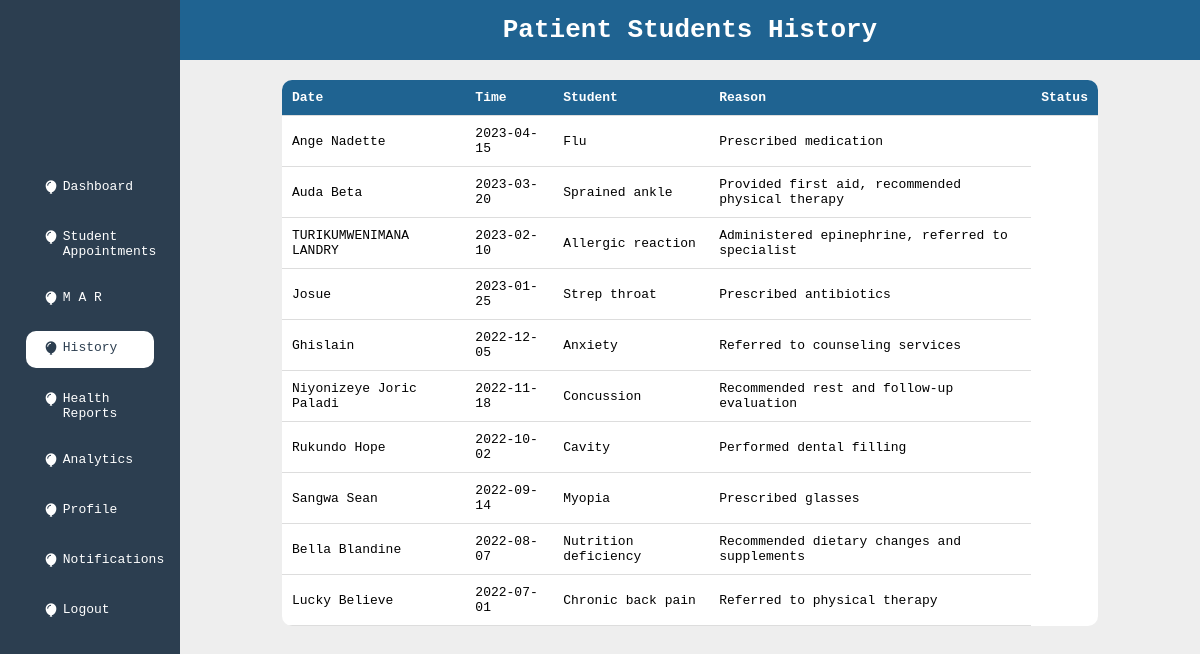
The app's page /Doctors/history.php with its own data.
### tables this page shows
CREATE TABLE `medical_care_history` (
  `id` int(11) NOT NULL,
  `student_id` int(11) NOT NULL,
  `date` date NOT NULL,
  `diagnosis` text NOT NULL,
  `treatment` text NOT NULL
);

CREATE TABLE `students` (
  `id` int(11) NOT NULL,
  `name` varchar(255) NOT NULL,
  `age` int(11) NOT NULL,
  `gender` varchar(20) NOT NULL,
  `email` varchar(255) NOT NULL,
  `password` varchar(255) NOT NULL,
  `academic_year` varchar(50) NOT NULL,
  `parent` varchar(255) NOT NULL,
  `contact` varchar(20) NOT NULL,
  `image` varchar(255) NOT NULL
);

### Doctors/history.php (the view, shortened to what this page needs)
<!DOCTYPE html>
<html lang="en">
<head>
    <link href='https://unpkg.com/boxicons@2.1.4/css/boxicons.min.css' rel='stylesheet'>
</head>
<body>
<aside class="sideMenu">
    <div>
        <a href="./dashboard.php" class="sideLinks">
            <span><i class='bx bxs-balloon'></i></span>
            <span>Dashboard</span>
        </a>
        <a href="./student_appointments.php" class="sideLinks">
            <span><i class='bx bxs-balloon'></i></span>
            <span>Student Appointments</span>
        </a>
        <a href="./medicalAssistance_requests.php" class="sideLinks">
            <span><i class='bx bxs-balloon'></i></span>
            <span>M A R</span>
        </a>
        <a href="./history.php" class="sideLinks sideLinksActive">
            <span><i class='bx bxs-balloon'></i></span>
            <span>History</span>
        </a>
        <a href="./student_health_reports.php" class="sideLinks">
            <span><i class='bx bxs-balloon'></i></span>
            <span>Health Reports</span>
        </a>
        <a href="./analytics.php" class="sideLinks">
            <span><i class='bx bxs-balloon'></i></span>
            <span>Analytics</span>
        </a>
        <a href="./profile.php" class="sideLinks">
            <span><i class='bx bxs-balloon'></i></span>
            <span>Profile</span>
        </a>
        <a href="./notifications.php" class="sideLinks">
            <span><i class='bx bxs-balloon'></i></span>
            <span>Notifications</span>
        </a>
        <a href="./logout.php" class="sideLinks">
            <span><i class='bx bxs-balloon'></i></span>
            <span>Logout</span>
        </a>
    </div>
</aside>
<main>
    <div class="main">
        <header class="header">
            <h1>Patient Students History</h1>
        </header>
        <div class="main-content">
            <table>
                <thead>
                    <tr>
                        <th>Date</th>
                        <th>Time</th>
                        <th>Student</th>
                        <th>Reason</th>
                        <th>Status</th>
                    </tr>
                </thead>
                <tbody>
                    <?php
                    $servername = "localhost";
                    $username = "root";
                    $password = "";
                    $dbname = "sms";
                    $conn = new mysqli($servername, $username, $password, $dbname);
                    $sql = "SELECT students.name AS student_name, medical_care_history.date, medical_care_history.diagnosis, medical_care_history.treatment FROM medical_care_history JOIN students ON medical_care_history.student_id = students.id";
                    $result = $conn->query($sql);
                    if ($result->num_rows > 0) {
                        while ($row = $result->fetch_assoc()) {
                            echo "<tr>";
                            echo "<td>" . $row["student_name"] . "</td>";
                            echo "<td>" . $row["date"] . "</td>";
                            echo "<td>" . $row["diagnosis"] . "</td>";
                            echo "<td>" . $row["treatment"] . "</td>";
                            echo "</tr>";
                        }
                    } else {
                        echo "<tr><td colspan='4'>No medical care history found</td></tr>";
                    }
                    ?>
                </tbody>
            </table>
        </div>
    </div>
</main>
</body>
</html>

### Doctors/history.php (style rules this page uses)
* { padding: 0; margin: 0; box-sizing: border-box; font-family: monospace; }
body { position: relative; background: #eee; }
.sideMenu { background: #2c3e50; width: 15%; top: 0; left: 0; bottom: 0; color: #fff; position: fixed; padding: 1rem 2rem; display: flex; flex-direction: column; justify-content: center; overflow-y: auto; }
.sideLinks { color: #fff; padding: .7rem 1rem; text-decoration: none; display: flex; border-radius: 10px; margin: 1rem 0; }
.sideLinks i { margin: 0 .3rem; }
.sideLinksActive { background: #fff; color: #2c3e50; }
main { width: 85%; float: right; }
.header { display: flex; justify-content: center; align-items: center; padding: 15px; background-color: #1f6391; color: white; }
.main-content { margin: 20px auto; width: 80%; }
table { width: 100%; border-collapse: collapse; margin-bottom: 20px; background: #fff; border-radius: 10px; overflow: hidden; }
th, td { padding: 10px; text-align: left; border-bottom: 1px solid #ddd; }
th { background-color: #1f6391; color: white; }

### records on screen
medical_care_history: students.name "Ange Nadette", date "2023-04-15", diagnosis "Flu", treatment "Prescribed medication"
medical_care_history: students.name "Auda Beta", date "2023-03-20", diagnosis "Sprained ankle", treatment "Provided first aid, recommended physical therapy"
medical_care_history: students.name "TURIKUMWENIMANA LANDRY", date "2023-02-10", diagnosis "Allergic reaction", treatment "Administered epinephrine, referred to specialist"
medical_care_history: students.name "Josue", date "2023-01-25", diagnosis "Strep throat", treatment "Prescribed antibiotics"
medical_care_history: students.name "Ghislain", date "2022-12-05", diagnosis "Anxiety", treatment "Referred to counseling services"
medical_care_history: students.name "Niyonizeye Joric Paladi", date "2022-11-18", diagnosis "Concussion", treatment "Recommended rest and follow-up evaluation"
medical_care_history: students.name "Rukundo Hope", date "2022-10-02", diagnosis "Cavity", treatment "Performed dental filling"
medical_care_history: students.name "Sangwa Sean", date "2022-09-14", diagnosis "Myopia", treatment "Prescribed glasses"
medical_care_history: students.name "Bella Blandine", date "2022-08-07", diagnosis "Nutrition deficiency", treatment "Recommended dietary changes and supplements"
medical_care_history: students.name "Lucky Believe", date "2022-07-01", diagnosis "Chronic back pain", treatment "Referred to physical therapy"
